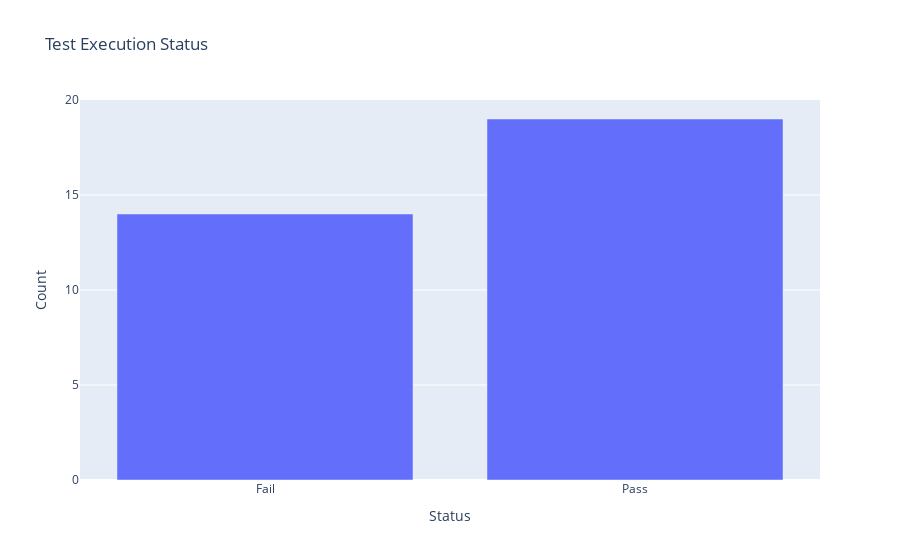

The notebook cell saved with this chart:
### Code cell
import pandas as pd
import plotly.graph_objects as go
import os
import json

# Function to plot graph
def plot_graph(data, save_filename):
    # Create bar chart
    fig = go.Figure(data=[
        go.Bar(name='Test Execution Status', x=data['status'], y=data['count'])
    ])
    print("I am here")

    # Update layout
    fig.update_layout(title='Test Execution Status', xaxis_title='Status', yaxis_title='Count')
    
    fig.show()

    # Create results directory if not exists
    if not os.path.exists('results'):
        print("Created filename")
        os.makedirs('results')

    # Save the figure as png image
    # fig.write_image(f'results/{save_filename}.png')
    try:
        print("I am here in try")
        fig.write_image(f'results/{save_filename}.jpg')
        with open(f'results/{save_filename}.json', 'w') as json_file:
            json.dump(fig.to_dict(), json_file)
    except Exception as e:
        print("I am in exception")
        print(f"Error: {e}")

    # Save the figure as json
    with open(f'results/{save_filename}.json', 'w') as json_file:
        json.dump(fig.to_dict(), json_file)

# Sample data
data = pd.DataFrame({
    'status': ['Fail', 'Pass'],
    'count': [14, 19]
})

# Call the function
plot_graph(data, 'test_execution_status')
# df_from_str=data
# plot_graph(data=df_from_str, save_filename="harsh")

### Figure 1 — Plotly figure (JSON) as saved in the notebook; plotly's stock layout.template omitted (floating-point values rounded to 4 significant figures)
{"data": [{"name": "Test Execution Status", "type": "bar", "x": ["Fail", "Pass"], "y": [14, 19]}], "layout": {"title": {"text": "Test Execution Status"}, "xaxis": {"title": {"text": "Status"}}, "yaxis": {"title": {"text": "Count"}}}}
